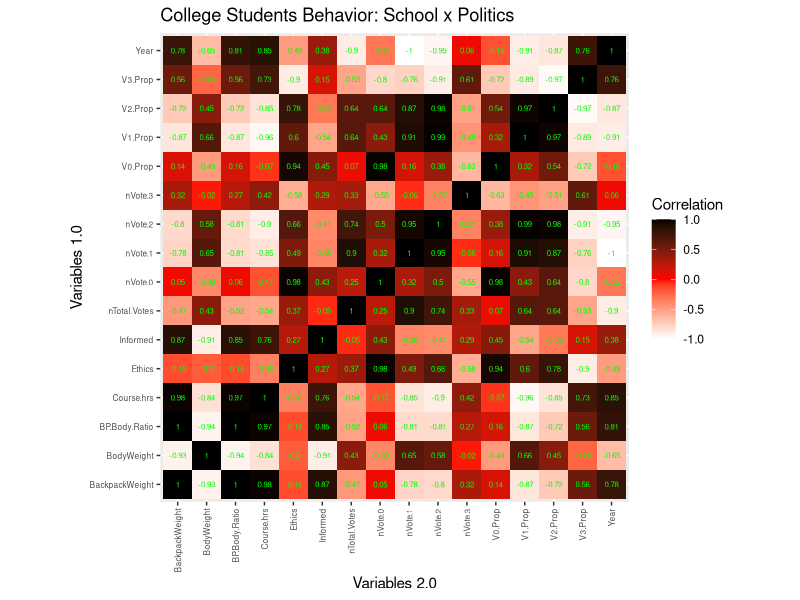
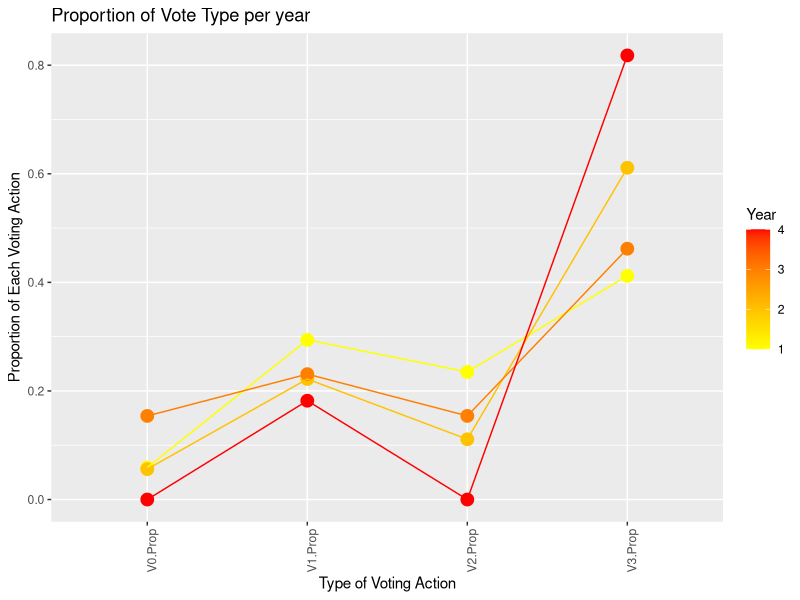
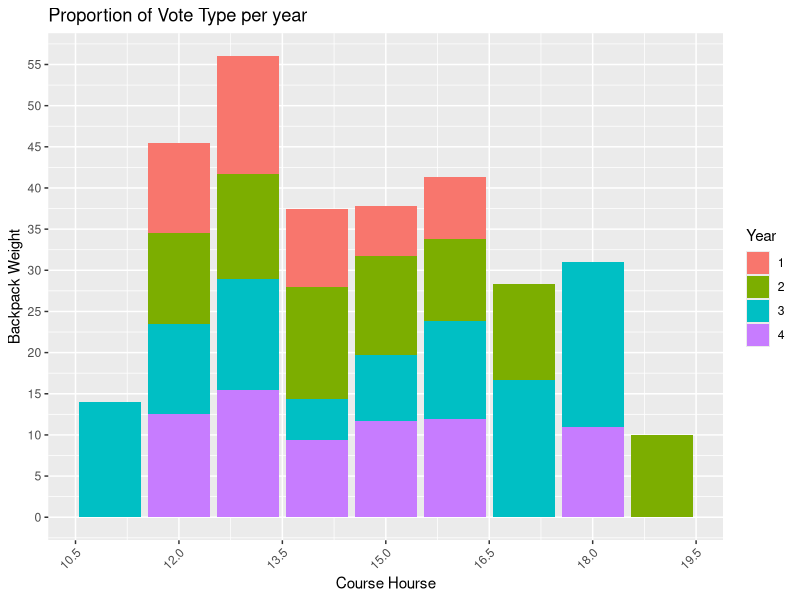
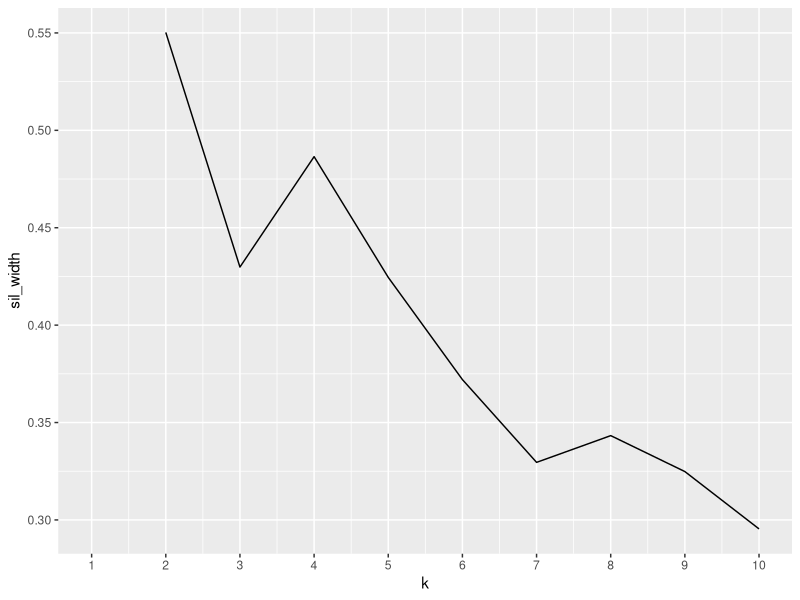
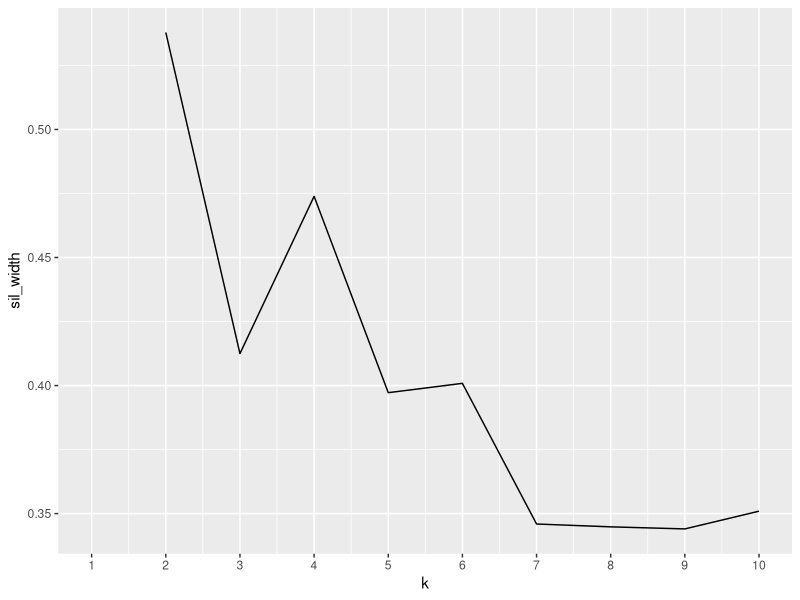
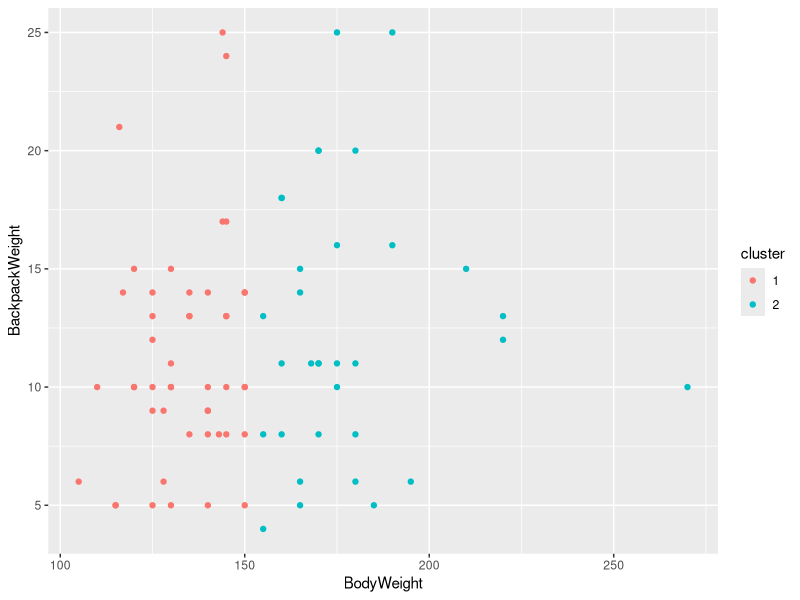
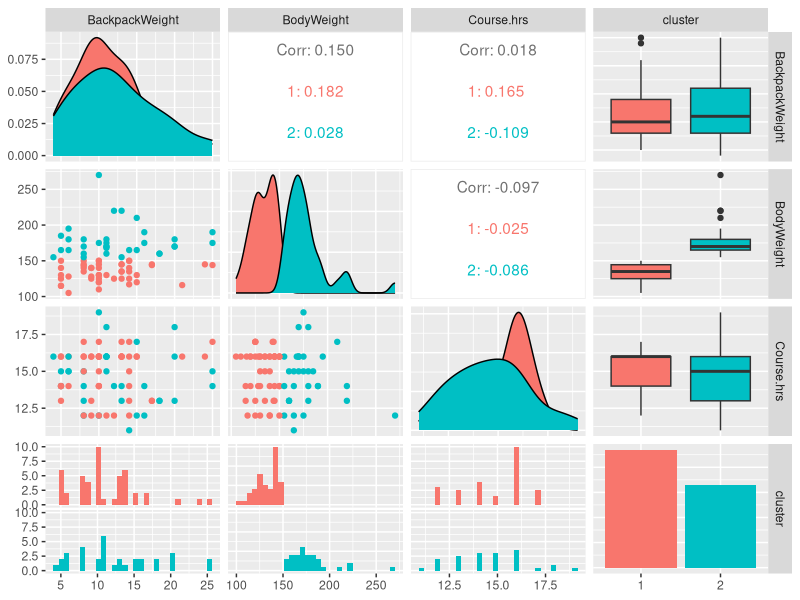

Generate these figures, in order, with R:
## ---- chunk 1
knitr::opts_chunk$set(echo = TRUE)
## ---- chunk 2

library(tidyverse)
library(readxl)
backpack <- read_excel("Backpack.xls")
col_voters <- read_excel("College Voters.xls")
library(ggplot2)
library(cluster)

## ---- chunk 3

##rename/recode backpack data
backpack4 <- backpack %>% mutate(Schooltype = recode(Status, U = "Undergad", .default=NA_character_)) %>%  filter(!is.na(Status)) %>% mutate(Year = recode(Year, "1", "2", "3", "4", .default=NA_character_)) %>% filter(!is.na(Year)) %>% select(BackpackWeight, BodyWeight, Major, Year, Units) %>% rename(Course.hrs = "Units") 

##tidy backpack data
backpack5 <- backpack4 %>% 
  mutate (BP.Body.Ratio = (BackpackWeight/BodyWeight)) %>% 
  group_by(Year) %>% 
  mutate (BackpackWeight = mean(BackpackWeight), BodyWeight = mean(BodyWeight), BP.Body.Ratio = mean(BP.Body.Ratio), Course.hrs = mean(Course.hrs)) %>%
  group_by(Year) %>%
  select( Year, BackpackWeight, BodyWeight, BP.Body.Ratio, Course.hrs, Major) %>%
  distinct() %>%
  group_by(Year)%>%
  arrange (-desc(Major)) %>%
  mutate(Major= paste(unlist(Major),collapse=", ")) %>%
  distinct () %>% 
  arrange(-desc(Year)) 


## tidy voter data
col_voters4 <- col_voters %>% select(Year, Vote, Ethics, Inform) %>% rename(Informed = "Inform") %>% mutate_at((vars(Year)), as.character)


Year_vote <- col_voters4 %>% 
  group_by(Year, Vote)%>%
  summarize(Count=n()) %>% 
  pivot_wider(names_from=Vote, values_from = Count) %>%
  replace(is.na(.), 0) %>%
  arrange(-desc(Year)) %>%
  rename(nVote.0="0", nVote.1="1", nVote.2="2", nVote.3="3") %>%
  mutate(nTotal.Votes = (nVote.0 + nVote.1 + nVote.2 + nVote.3)) %>%
  ##explain weird nameing (in order to be able to separate the variables correctly later on)
  mutate (V0.Prop = (nVote.0/nTotal.Votes), V1.Prop = (nVote.1/nTotal.Votes), V2.Prop = (nVote.2/nTotal.Votes), V3.Prop= (nVote.3/nTotal.Votes))

##extra vote data
Year_EI <- col_voters4 %>% 
  group_by(Year) %>% 
  select(-Vote) %>% 
  summarize (Ethics=mean(Ethics), Informed= mean(Informed)) %>% arrange(-desc(Year)) 

##joining the separated vote datasets
Voters_join <- Year_vote %>% 
  left_join(Year_EI) 

##final joining of datasets (without labels)
Joined_dat <- Voters_join %>% 
  left_join(backpack5, by="Year") %>% 
  mutate_if(is.numeric, round, 3) 
Joined_dat

##final joining with labels
Joined_labl <- Voters_join %>% 
  left_join(backpack5, by="Year") %>% 
  mutate_if(is.numeric, round, 3) %>% rename(Ethics.avg = "Ethics", Informed.avg = "Informed", BackpackWeight.avg = BackpackWeight, BodyWeight.avg = BodyWeight, Course.hrs.avg = "Course.hrs" ) 


## ---- chunk 4

##grouped summarize stats? 
Grouped_stats <- Joined_dat %>% summarize_if(is.numeric, list(mean=mean, median=median, max=max, min=min, sum=sum)) %>%  pivot_longer(contains("_"))  %>% 
  ##Separated the names of the variable and their applicable statistics 
  separate(name, into=c("Var", "Stat"), sep="_") %>% group_by(Var, Stat) %>% pivot_wider(names_from=Year, values_from="value") %>% 
  ##rounded each value to the third decimal place
  mutate_if(is.numeric, round, 3)

##actual grouped summarize stats 
Joined_labl


##ungrouped summarize stats

Overall_stats <- Joined_dat %>% 
  ungroup(Year)  %>% 
  summarize_if(is.numeric, list(Mean=mean, Median=median, Max=max, Min=min, SumTotal=sum), na.rm=T)  %>% 
  ##Recalculated the proportion without the grouping factor "Year" (e.g., Vote_0.n / Total_votes)
  mutate (V0.Prop_SumTotal = (nVote.0_SumTotal/nTotal.Votes_SumTotal), V1.Prop_SumTotal = (nVote.1_SumTotal/nTotal.Votes_SumTotal), V2.Prop_SumTotal = (nVote.2_SumTotal/nTotal.Votes_SumTotal), V3.Prop_SumTotal= (nVote.3_SumTotal/nTotal.Votes_SumTotal)) %>%
  ##collapsed all summary statistic titles and values
  pivot_longer(contains("_"))  %>% 
  ##Separated the names of the variable and their applicable statistics 
  separate(name, into=c("Var", "Stat"), sep="_")  %>% 
  ##removed the redundant statistic 
  ##expanded the statistic column so that each type is now a column title
  pivot_wider(names_from=Stat, values_from="value") %>% 
  ##rounded each value to the third decimal place
  mutate_if(is.numeric, round, 3) 
Overall_stats



## ---- chunk 5


##matrix work
 
Joined_dat %>% mutate_at((vars(Year)), as.numeric) %>% select_if(is.numeric) %>% cor %>% as.data.frame %>% rownames_to_column("Col1") %>% pivot_longer(-1, names_to = "Col2", values_to="Correlation") %>% ggplot(aes(Col1, Col2, fill=Correlation)) + geom_tile() + scale_fill_gradient2(low="white",mid="red",high="black")+ 
geom_text(aes(label=round(Correlation,2)),color = "green", size = 2)+
theme(axis.text.x = element_text(vjust = 0.5,  angle = 90, hjust = 1,  size=6), axis.text.y=element_text(size=6)) + coord_fixed()+ ylab("Variables 1.0") + xlab("Variables 2.0") + ggtitle("College Students Behavior: School x Politics")


##gg plot 1

ggplot1_dat <- Voters_join %>%
  left_join(backpack5, by="Year") %>% mutate_at((vars(Year)), as.numeric) %>%
  mutate_if(is.numeric, round, 3)  %>% rename(Ethics.avg = "Ethics", Informed.avg = "Informed", BackpackWeight.avg = BackpackWeight, BodyWeight.avg = BodyWeight, Course.hrs.avg = "Course.hrs" ) %>% select(-Major) %>% pivot_longer(cols = ends_with("Prop"),names_to="Type_prop", values_to = "Proportion_vals")

ggplot(data = ggplot1_dat, aes(x = Type_prop, y = Proportion_vals, color = Year)) + 
  geom_point(size = 4) + geom_line(aes(group= Year)) +  theme(axis.text.x = element_text(angle=90, hjust=1)) + ggtitle("Proportion of Vote Type per year") + ylab("Proportion of Each Voting Action") + xlab("Type of Voting Action") + scale_color_gradient(low="yellow", high="red")



##gg plot 2

backpack6 <-  backpack4 %>%  mutate (BP.Body.Ratio = (BackpackWeight/BodyWeight))

ggplot(backpack6, aes(Course.hrs))+
  geom_bar(aes(y=BackpackWeight, fill=Year), stat="summary", fun=mean) +
  theme(axis.text.x=element_text(angle=45, hjust=1)) + ggtitle("Relationship Between Years in School, Backpack Weight, and Course Hours (Summary)") + ggtitle("Proportion of Vote Type per year") + ylab("Backpack Weight") + xlab("Course Hourse") + scale_y_continuous(breaks = seq(0,80,5)) +scale_x_continuous(breaks = seq(0,25,1.5))




## ---- chunk 6

##k-Means
clust_dat <- backpack4%>%select(is.numeric)
sil_width<-vector()
for(i in 2:10){  
  kms <- kmeans(clust_dat,centers=i) #compute k-means solution
  sil <- silhouette(kms$cluster,dist(clust_dat)) #get sil widths
  sil_width[i]<-mean(sil[,3]) #take averages (higher is better)
}
ggplot()+geom_line(aes(x=1:10,y=sil_width))+scale_x_continuous(name="k",breaks=1:10)

##****REMOVED THIS INFORMATION BECAUSE OF ERROR (JUST NEED TO TURN IT IN)******##

#kmeans1 <- clust_dat  %>% kmeans(2)
#kmeansclust <- clust_dat %>% mutate(cluster=as.factor(kmeans1$clustering))
#kmeansclust %>% ggplot(aes(BackpackWeight,BodyWeight,Year,Course.hrs, cluster, #color=cluster)) +geom_point()

#PAM
pam_dat <- backpack4%>%select(is.numeric) 
sil_width <- vector()
for(i in 2:10){  
  pam_fit <-pam( pam_dat, k=i)
  sil_width[i]<-pam_fit$silinfo$avg.width
}
ggplot()+geom_line(aes(x=1:10,y=sil_width))+scale_x_continuous(name="k",breaks=1:10)


## without scale is better...
pam1 <- pam_dat %>% pam(k=2)
pamclust <- pam_dat %>% mutate(cluster=as.factor(pam1$clustering))
pamclust %>%  ggplot(aes(BodyWeight,BackpackWeight,Course.hrs, color=cluster)) +geom_point()

##....than  with scale
#pam1 <-pam_dat  %>% scale %>% pam(k=2)
#pamclust <-pam_dat %>% mutate(cluster=as.factor(pam1$clustering))
#pamclust %>%  ggplot(aes(BodyWeight,BackpackWeight,Course.hrs, color=cluster)) +geom_point()


##5 visualize clusters
library(GGally)
ggpairs(pamclust, columns=1:4, aes(color=cluster))


## 5 interpreting average silhoutte width
pam1$silinfo$avg.width


backpack4 %>% slice(pam1$id.med)


